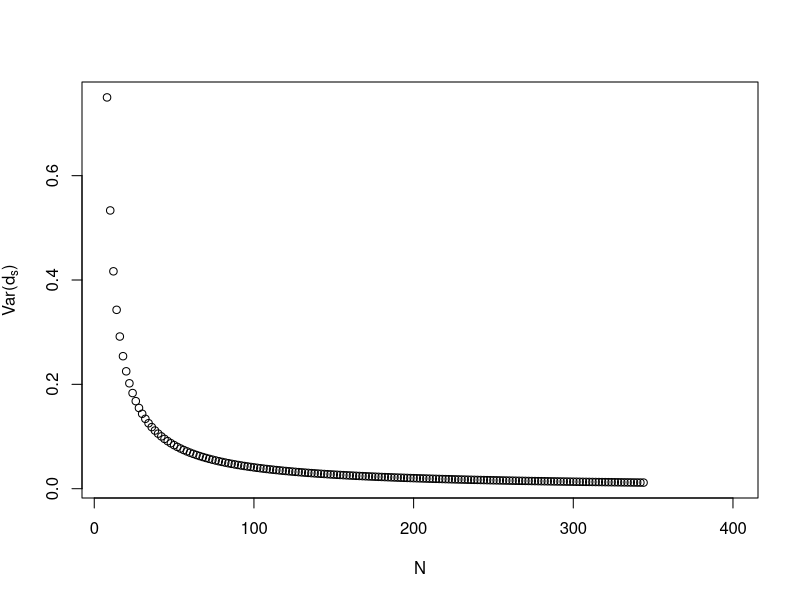
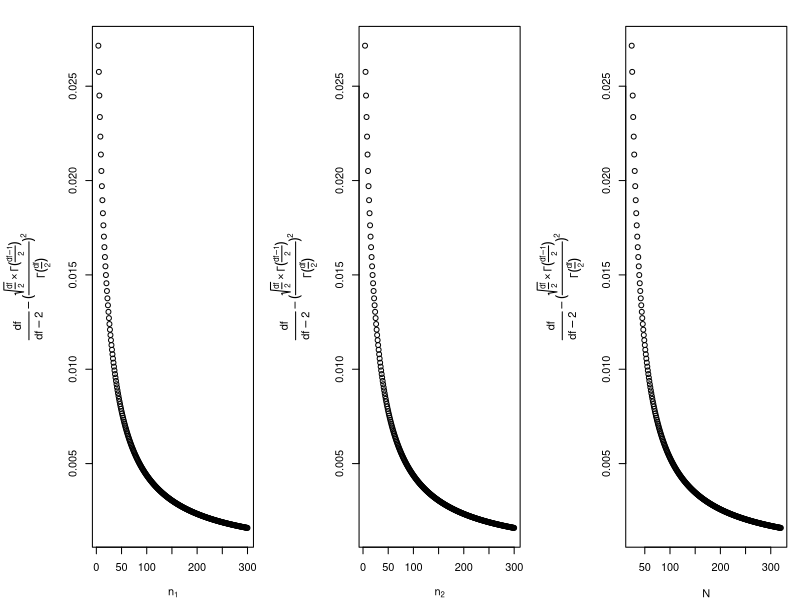
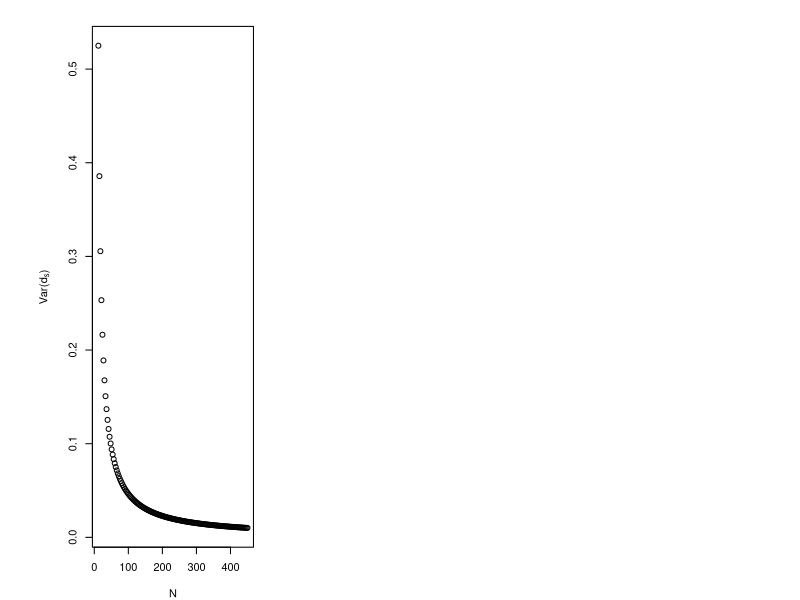
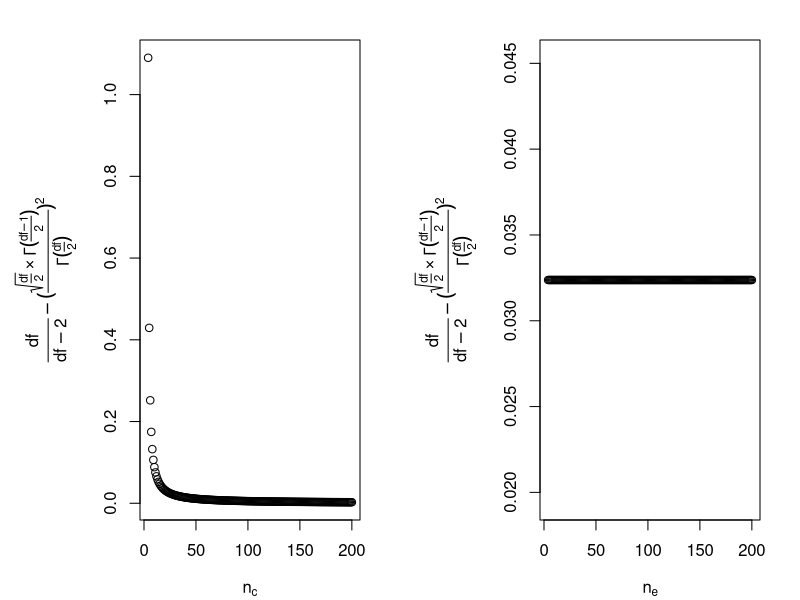
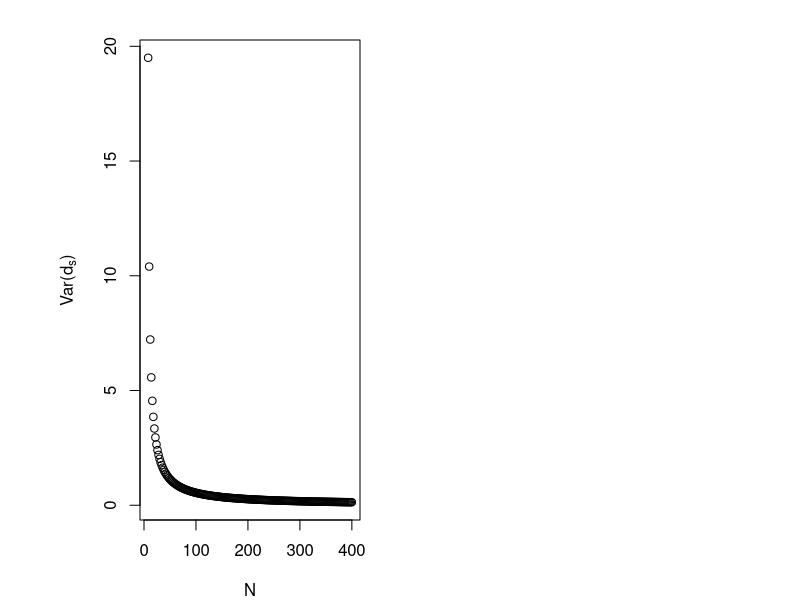
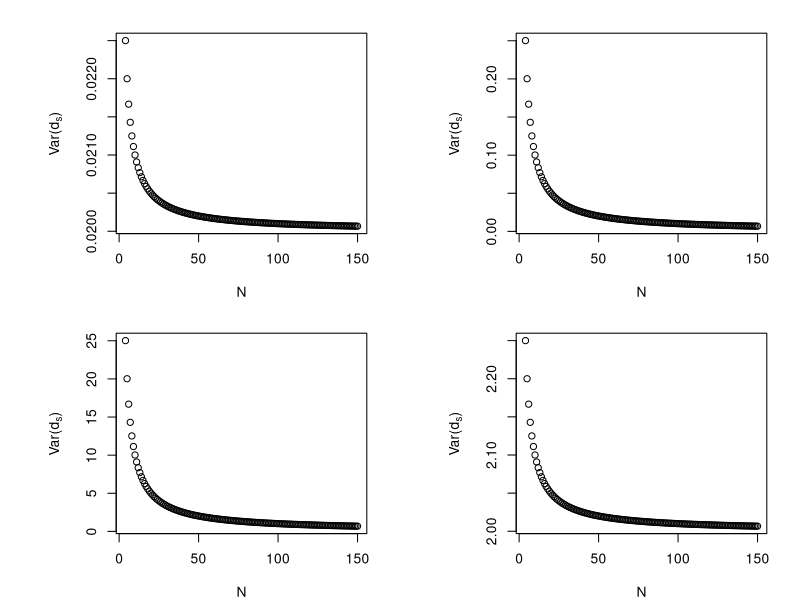
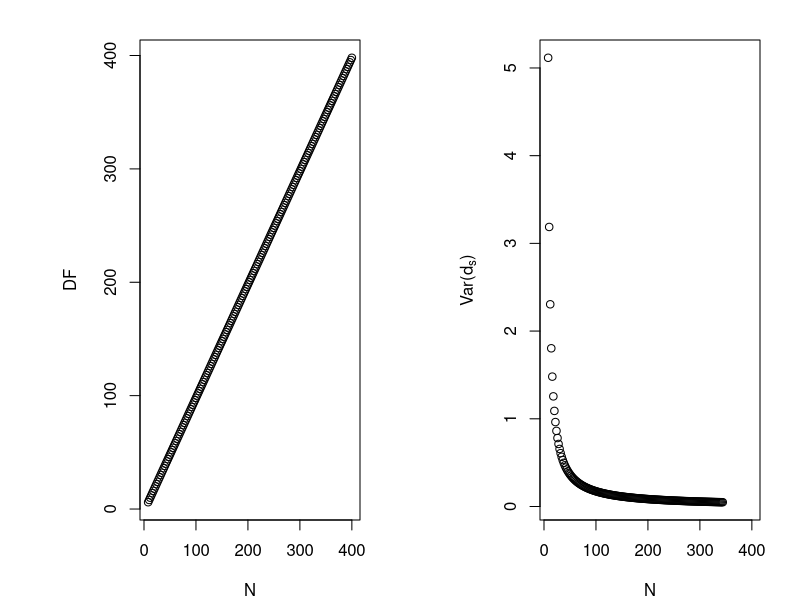
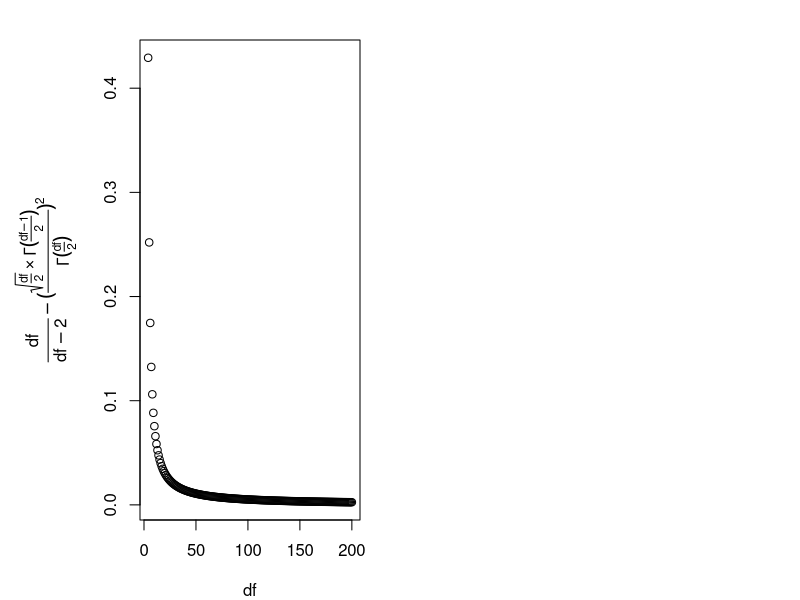

Write the R code that produced these figures, in order.
## ---- chunk 1
Nsize=NULL
VAR=NULL

for (i in 4:200){
  delta_cohen = 0
  n1=i
  n2=i
  N = n1+n2
  df=N-2
  Nsize=c(Nsize,N)
  variance <-(N*df)/(n1*n2*(df-2)) + delta_cohen^2*(df/(df-2)-(sqrt(df/2)*gamma((df-1)/2)/gamma(df/2))^2)
  VAR=c(VAR,variance) 
}

## ---- chunk 2
plot(Nsize,VAR,xlab="N",ylab=expression(paste("Var(",d[s],")")))
## ---- chunk 3
nratio=NULL
VAR1=NULL
VAR2=NULL
VAR=NULL

for (i in 1:199){
  delta_cohen=5
  N <- 200
  n1 <- i
  n2 <- N-n1
  df <- N-2
  
  nratio <- c(nratio,n2/n1)
  variance1 <-(N*df)/(n1*n2*(df-2))
  variance2 <-delta_cohen^2*(df/(df-2)-(sqrt(df/2)*gamma((df-1)/2)/gamma(df/2))^2)
  variance <- (N*df)/(n1*n2*(df-2))+delta_cohen^2*(df/(df-2)-(sqrt(df/2)*gamma((df-1)/2)/gamma(df/2))^2)
  VAR1=c(VAR1,variance1) 
  VAR2=c(VAR2,variance2) 
  VAR = c(VAR,variance)

}

#Remarque: le deuxième terme de l'addition, dans le calcul de la variance, ne dépend pas du tout du nratio.Donc peu importe que delta_cohen = 0 ou autre chose, ça ne modifiera en rien l'impact du nratio.
## ---- chunk 4
N1=NULL
VAR1=NULL

for (i in 4:300){
  n1=i
  n2=20
  N = n1+n2
  df=N-2
  N1 <- c(N1,n1)
  variance <-(df/(df-2)-(sqrt(df/2)*gamma((df-1)/2)/gamma(df/2))^2) 
  VAR1=c(VAR1,variance) 
}

N2=NULL
VAR2=NULL

for (i in 4:300){
  n1=20
  n2=i
  N = n1+n2
  df=N-2
  N2 <- c(N2,n2)
  variance <- (df/(df-2)-(sqrt(df/2)*gamma((df-1)/2)/gamma(df/2))^2) 
  VAR2=c(VAR2,variance) 
}

Ntot=NULL
VAR=NULL

for (i in 4:300){
  n1=20
  n2=i
  N = n1+n2
  df=N-2
  Ntot <- c(Ntot,N)
  variance <- (df/(df-2)-(sqrt(df/2)*gamma((df-1)/2)/gamma(df/2))^2) 
  VAR=c(VAR,variance) 
}

## ---- chunk 5
par(mar=c(4,7,2,1),mfrow=c(1,3))
plot(N1,VAR1,xlab=expression(n[1]),ylab=expression(frac(df, df-2)- (frac(sqrt(frac(df,2)) %*% Gamma(frac(df-1,2)),Gamma(frac(df,2))))^2))
plot(N2,VAR2,xlab=expression(n[2]),ylab=expression(frac(df, df-2)- (frac(sqrt(frac(df,2)) %*% Gamma(frac(df-1,2)),Gamma(frac(df,2))))^2))
plot(Ntot,VAR,xlab="N",ylab=expression(frac(df, df-2)- (frac(sqrt(frac(df,2)) %*% Gamma(frac(df-1,2)),Gamma(frac(df,2))))^2))
## ---- chunk 6
Nsize=NULL
VAR=NULL

for (i in 4:150){
  delta_glass = 0
  sde=2
  sdc=2
  nc=2*i
  ne=i
  N = nc+ne
  df=nc-1
  Nsize <- c(Nsize,N)
  variance <-df/(df-2)*(1/nc+sde^2/(ne*sdc^2)) + delta_glass^2*(df/(df-2)-(sqrt(df/2)*gamma((df-1)/2)/gamma(df/2))^2)
  VAR=c(VAR,variance) 
}
## ---- chunk 7
plot(Nsize,VAR,xlab="N",ylab=expression(paste("Var(",d[s],")")))
## ---- chunk 8
nratio=NULL
VAR=NULL

for (i in 4:299){
  delta_glass=0
  sde=2
  sdc=2

  N <- 300
  nc <- i
  ne <- N-nc
  df <- nc-1

  nratio <- c(nratio,nc/ne)
  variance <-df/(df-2)*(1/nc+sde^2/(ne*sdc^2)) + delta_glass^2*(df/(df-2)-(sqrt(df/2)*gamma((df-1)/2)/gamma(df/2))^2)
  VAR=c(VAR,variance) 
}
## ---- chunk 9
Nc=NULL
VAR1=NULL

for (i in 4:200){
  delta_glass = 0
  sde=2
  sdc=2
  nc=i
  ne=20
  N = nc+ne
  df=nc-1
  Nc <- c(Nc,nc)
  variance <-(df/(df-2)-(sqrt(df/2)*gamma((df-1)/2)/gamma(df/2))^2) #df/(df-2)*(1/nc+sde^2/(ne*sdc^2)) + delta_glass^2*
  VAR1=c(VAR1,variance) 
}

Ne=NULL
VAR2=NULL

for (i in 4:200){
  delta_glass = 0
  sde=2
  sdc=2
  nc=20
  ne=i
  N = nc+ne
  df=nc-1
  Ne <- c(Ne,ne)
  variance <- (df/(df-2)-(sqrt(df/2)*gamma((df-1)/2)/gamma(df/2))^2) #df/(df-2)*(1/nc+sde^2/(ne*sdc^2)) + delta_glass^2*
  VAR2=c(VAR2,variance) 
}
## ---- chunk 10
par(mfrow=c(2,1),mar=c(4,7,2,2),mfrow=c(1,2))
plot(Nc,VAR1,xlab=expression(n[c]),ylab=expression(frac(df, df-2)- (frac(sqrt(frac(df,2)) %*% Gamma(frac(df-1,2)),Gamma(frac(df,2))))^2))
plot(Ne,VAR2,xlab=expression(n[e]),ylab=expression(frac(df, df-2)- (frac(sqrt(frac(df,2)) %*% Gamma(frac(df-1,2)),Gamma(frac(df,2))))^2))

## ---- chunk 11
nratio=NULL
VAR=NULL
delta_glass1=4

for (i in 4:99){
  
  sde=2
  sdc=2

  N <- 100
  nc <- i
  ne <- N-nc
  df <- nc-1

  nratio <- c(nratio,nc/ne)
  variance <-df/(df-2)*(1/nc+sde^2/(ne*sdc^2)) + delta_glass1^2*(df/(df-2)-(sqrt(df/2)*gamma((df-1)/2)/gamma(df/2))^2)
  VAR=c(VAR,variance) 
}

nratio2=NULL
VAR2=NULL
delta_glass2=7

for (i in 4:99){
  
  sde=2
  sdc=2

  N <- 100
  nc <- i
  ne <- N-nc
  df <- nc-1

  nratio2 <- c(nratio2,nc/ne)
  variance <-df/(df-2)*(1/nc+sde^2/(ne*sdc^2)) + delta_glass2^2*(df/(df-2)-(sqrt(df/2)*gamma((df-1)/2)/gamma(df/2))^2)
  VAR2=c(VAR2,variance) 
}

## ---- chunk 12
Nsize=NULL
VAR=NULL

for (i in 4:200){
  delta_glass = 0
  sde=10
  sdc=2
  nc=i
  ne=i
  N = nc+ne
  df=nc-1
  Nsize <- c(Nsize,N)
  variance <-df/(df-2)*(1/nc+sde^2/(ne*sdc^2)) + delta_glass^2*(df/(df-2)-(sqrt(df/2)*gamma((df-1)/2)/gamma(df/2))^2)
  VAR=c(VAR,variance) 
}
## ---- chunk 13
plot(Nsize,VAR,xlab="N",ylab=expression(paste("Var(",d[s],")")))
## ---- chunk 14
SDratio <- NULL
VAR <- NULL

for (i in 1:100){
  
  delta_glass <- 0
  ne=10
  nc=10
  N <- ne+nc
  sde <- 10
  sdc <- i
  df <- nc-1
  
  SDratio <- c(SDratio,sdc/sde)
  variance <-df/(df-2)*(1/nc+sde^2/(ne*sdc^2)) + delta_glass^2*(df/(df-2)-(sqrt(df/2)*gamma((df-1)/2)/gamma(df/2))^2)
  VAR=c(VAR,variance) 
}
## ---- chunk 15

VAR1=NULL
Ne1 = NULL
for (i in 4:150){
  delta_glass = 0
  sde=1
  sdc=10
  nc=50
  ne=i
  Ne1=c(Ne1,ne)
  df=nc-1
  variance <-(1/nc+sde^2/(ne*sdc^2)) + delta_glass^2*(df/(df-2)-(sqrt(df/2)*gamma((df-1)/2)/gamma(df/2))^2) #df/(df-2)
  VAR1=c(VAR1,variance) 
}

#------------------------------

VAR2=NULL
Nc2 = NULL
for (i in 4:150){
  delta_glass = 0
  sde=1
  sdc=10
  nc=i
  ne=50
  Nc2=c(Nc2,nc)
  df=nc-1
  variance <-(1/nc+sde^2/(ne*sdc^2)) + delta_glass^2*(df/(df-2)-(sqrt(df/2)*gamma((df-1)/2)/gamma(df/2))^2) #df/(df-2)
  VAR2=c(VAR2,variance) 
}

#------------------------------

VAR3=NULL
Ne3 = NULL
for (i in 4:150){
  delta_glass = 0
  sde=10
  sdc=1
  nc=50
  ne=i
  Ne3=c(Ne3,ne)
  df=nc-1
  variance <-(1/nc+sde^2/(ne*sdc^2)) + delta_glass^2*(df/(df-2)-(sqrt(df/2)*gamma((df-1)/2)/gamma(df/2))^2) #df/(df-2)
  VAR3=c(VAR3,variance) 
}

#------------------------------

VAR4=NULL
Nc4 = NULL
for (i in 4:150){
  delta_glass = 0
  sde=10
  sdc=1
  nc=i
  ne=50
  Nc4=c(Nc4,nc)
  df=nc-1
  variance <-(1/nc+sde^2/(ne*sdc^2)) + delta_glass^2*(df/(df-2)-(sqrt(df/2)*gamma((df-1)/2)/gamma(df/2))^2) #df/(df-2)
  VAR4=c(VAR4,variance) 
}

## ---- chunk 16
par(mfrow=c(2,2))

plot(Ne1,VAR1,xlab="N",ylab=expression(paste("Var(",d[s],")")))

plot(Nc2,VAR2,xlab="N",ylab=expression(paste("Var(",d[s],")")))

plot(Ne3,VAR3,xlab="N",ylab=expression(paste("Var(",d[s],")")))

plot(Nc4,VAR4,xlab="N",ylab=expression(paste("Var(",d[s],")")))
## ---- chunk 17
SDratio <- NULL
VAR <- NULL

for (i in 1:100){
  
  delta_glass <- 0
  ne=10
  nc=100
  N <- ne+nc
  sde <- 10
  sdc <- i
  df <- nc-1
  
  SDratio <- c(SDratio,sdc/sde)
  variance <-df/(df-2)*(1/nc+sde^2/(ne*sdc^2)) + delta_glass^2*(df/(df-2)-(sqrt(df/2)*gamma((df-1)/2)/gamma(df/2))^2)
  VAR=c(VAR,variance) 
}
## ---- chunk 18
var <- NULL
nratio <- NULL
DF <- NULL

for (i in 10:190){
  delta_cohendprime=0
  N <- 200
  n1 <- i
  n2 <- N-n1
  sd1 <- 3
  sd2 <- 3

  nratio <- c(nratio,n2/n1)
  df <- ((n1-1)*(n2-1)*(sd1^2+sd2^2)^2)/((n2-1)*sd1^4+(n1-1)*sd2^4)
  DF <- c(DF,df)
  variance <- df/(df-2)*((2*(sd1^2/n1+sd2^2/n2))/(sd1^2+sd2^2))+delta_cohendprime^2*(df/(df-2)-(sqrt(df/2)*gamma((df-1)/2)/gamma(df/2))^2)
  var <- c(var,variance)   
}
## ---- chunk 19
Nsize=NULL
var=NULL
DF=NULL

sd1=2
sd2=2

for (i in 4:200){
  delta_cohendprime=5
  n1=i
  n2=i
  N = n1+n2
  Nsize=c(Nsize,N)
  df <- ((n1-1)*(n2-1)*(sd1^2+sd2^2)^2)/((n2-1)*sd1^4+(n1-1)*sd2^4)
  DF <- c(DF,df)
  variance <- df/(df-2)*((2*(sd1^2/n1+sd2^2/n2))/(sd1^2+sd2^2))+delta_cohendprime^2*(df/(df-2)-(sqrt(df/2)*gamma((df-1)/2)/gamma(df/2))^2)
  var <- c(var,variance)   
}
## ---- chunk 20
par(mfrow=c(1,2))
plot(Nsize,DF,xlab="N")
plot(Nsize,var,xlab="N",ylab=expression(paste("Var(",d[s],")")))
## ---- chunk 21
DF=NULL
MODER=NULL

for (i in 4:200){
  df=i
  DF=c(DF,df)
  moder <-(df/(df-2)-(sqrt(df/2)*gamma((df-1)/2)/gamma(df/2))^2)
  MODER=c(MODER,moder) 
}
## ---- chunk 22
par(mar=c(4,7,2,2))
plot(DF,MODER,xlab="df",ylab=expression(frac(df, df-2)- (frac(sqrt(frac(df,2)) %*% Gamma(frac(df-1,2)),Gamma(frac(df,2))))^2))
## ---- chunk 23
var <- NULL
SDratio <- NULL
DF <- NULL

for (i in 1:100){
  
  delta_cohendprime=0
  n1=100
  n2=100
  N <- n1+n2
  sd2 <- 10
  sd1 <- i
  
  SDratio <- c(SDratio,sd2/sd1)
  df <- ((n1-1)*(n2-1)*(sd1^2+sd2^2)^2)/((n2-1)*sd1^4+(n1-1)*sd2^4)
  DF <- c(DF,df)

  variance <- df/(df-2)*((2*(sd1^2/n1+sd2^2/n2))/(sd1^2+sd2^2))+delta_cohendprime^2*(df/(df-2)-(sqrt(df/2)*gamma((df-1)/2)/gamma(df/2))^2)
  var <- c(var,variance)   

}
## ---- chunk 24
Nsize=NULL
var=NULL
DF=NULL

sd1=10
sd2=2

for (i in 4:200){
  n1=i
  n2=i
  N = n1+n2
  Nsize=c(Nsize,N)
  delta_cohendprime=0
  df <- ((n1-1)*(n2-1)*(sd1^2+sd2^2)^2)/((n2-1)*sd1^4+(n1-1)*sd2^4)
  DF <- c(DF,df)
  variance <- df/(df-2)*((2*(sd1^2/n1+sd2^2/n2))/(sd1^2+sd2^2))+delta_cohendprime^2*(df/(df-2)-(sqrt(df/2)*gamma((df-1)/2)/gamma(df/2))^2)
  var <- c(var,variance)   
}
## ---- chunk 25
par(mfrow=c(1,2))
plot(Nsize,DF,xlab="N")
plot(Nsize,var,xlab="N",ylab=expression(paste("Var(",d[s],")")))
## ---- chunk 26
var <- NULL
SD1 <- NULL
DF <- NULL

for (i in 1:100){
  n1=100
  n2=100
  N <- n1+n2
  sdratio = 1/2
  sd1 <- i
  sd2 <- sdratio*i
  delta_cohendprime=0
  SD1 <- c(SD1,sd1)
  df <- ((n1-1)*(n2-1)*(sd1^2+sd2^2)^2)/((n2-1)*sd1^4+(n1-1)*sd2^4)
  DF <- c(DF,df)
  variance <- df/(df-2)*((2*(sd1^2/n1+sd2^2/n2))/(sd1^2+sd2^2))+delta_cohendprime^2*(df/(df-2)-(sqrt(df/2)*gamma((df-1)/2)/gamma(df/2))^2)
  var <- c(var,variance)   
}
## ---- chunk 27
par(mfrow=c(1,2))
plot(SD1,DF,xlab=expression(sigma[1]))
#SDratio[DF==max(DF)]
plot(SD1,var,xlab=expression(sigma[1]),ylab=expression(paste("Var(",d[s],")")))
#SDratio[coeffmult==min(coeffmult)]
## ---- chunk 28
var <- NULL
Nsize <- NULL
DF <- NULL

for (i in 3:200){
  
  n1 <- i
  n2 <- 12*i
  N <- n1+n2
  sd1 <- 1.8
  sd2 <- 1
  Nsize <- c(Nsize,N)
  delta_cohendprime=0

  df <- ((n1-1)*(n2-1)*(sd1^2+sd2^2)^2)/((n2-1)*sd1^4+(n1-1)*sd2^4)
  DF <- c(DF,df)
  variance <- df/(df-2)*((2*(sd1^2/n1+sd2^2/n2))/(sd1^2+sd2^2))+delta_cohendprime^2*(df/(df-2)-(sqrt(df/2)*gamma((df-1)/2)/gamma(df/2))^2)
  var <- c(var,variance)   
}
## ---- chunk 29
par(mfrow=c(1,2))
plot(Nsize,DF,xlab="N")
plot(Nsize,var,xlab="N",ylab=expression(paste("Var(",d[s],")")))
## ---- chunk 30
var2 <- NULL
nratio2 <- NULL
DF2 <- NULL
DF_NUM2 <- NULL
DF_DENOM2 <- NULL

for (i in 10:190){
  
  delta_cohendprime <- 0
  N <- 200
  n1 <- i
  n2 <- N-n1
  sd2 <- 1
  sd1 <- sqrt(50-sd2^2) # so sqrt((sd1^2+sd2^2)/2)=5
  SDratio2=sd2/sd1
  nratio2 <- c(nratio2,n2/n1)
  df_num <- ((n1-1)*(n2-1)*(sd1^2+sd2^2)^2)
  df_denom <- ((n2-1)*sd1^4+(n1-1)*sd2^4)
  DF_NUM2 <- c(DF_NUM2, df_num)
  DF_DENOM2 <- c(DF_DENOM2, df_denom)
  df <- ((n1-1)*(n2-1)*(sd1^2+sd2^2)^2)/((n2-1)*sd1^4+(n1-1)*sd2^4)
  DF2 <- c(DF2,df)
  variance2 <- df/(df-2)*((2*(sd1^2/n1+sd2^2/n2))/(sd1^2+sd2^2))+delta_cohendprime^2*(df/(df-2)-(sqrt(df/2)*gamma((df-1)/2)/gamma(df/2))^2)
  var2 <- c(var2,variance2)   
}

var3 <- NULL
nratio3 <- NULL
DF3 <- NULL
DF_NUM3 <- NULL
DF_DENOM3 <- NULL

for (i in 10:190){

  delta_cohendprime <- 0  
  N <- 200
  n1 <- i
  n2 <- N-n1
  sd2 <- 2
  sd1 <- sqrt(50-sd2^2) # so sqrt((sd1^2+sd2^2)/2)=5
  SDratio3=sd2/sd1
  nratio3 <- c(nratio3,n2/n1)
  df_num <- ((n1-1)*(n2-1)*(sd1^2+sd2^2)^2)
  df_denom <- ((n2-1)*sd1^4+(n1-1)*sd2^4)
  DF_NUM3 <- c(DF_NUM3, df_num)
  DF_DENOM3 <- c(DF_DENOM3, df_denom)
  df <- ((n1-1)*(n2-1)*(sd1^2+sd2^2)^2)/((n2-1)*sd1^4+(n1-1)*sd2^4)
  DF3 <- c(DF3,df)
  variance3 <- df/(df-2)*((2*(sd1^2/n1+sd2^2/n2))/(sd1^2+sd2^2))+delta_cohendprime^2*(df/(df-2)-(sqrt(df/2)*gamma((df-1)/2)/gamma(df/2))^2)
  var3 <- c(var3,variance3)   
}

var4 <- NULL
nratio4 <- NULL
DF4 <- NULL
DF_NUM4 <- NULL
DF_DENOM4 <- NULL

for (i in 10:190){

  delta_cohendprime <- 0  
  N <- 200
  n1 <- i
  n2 <- N-n1
  sd2 <- 4
  sd1 <- sqrt(50-sd2^2) # so sqrt((sd1^2+sd2^2)/2)=5
  SDratio4=sd2/sd1
  nratio4 <- c(nratio4,n2/n1)
  df_num <- ((n1-1)*(n2-1)*(sd1^2+sd2^2)^2)
  df_denom <- ((n2-1)*sd1^4+(n1-1)*sd2^4)
  DF_NUM4 <- c(DF_NUM4, df_num)
  DF_DENOM4 <- c(DF_DENOM4, df_denom)
  df <- ((n1-1)*(n2-1)*(sd1^2+sd2^2)^2)/((n2-1)*sd1^4+(n1-1)*sd2^4)
  DF4 <- c(DF4,df)
  variance4 <- df/(df-2)*((2*(sd1^2/n1+sd2^2/n2))/(sd1^2+sd2^2))+delta_cohendprime^2*(df/(df-2)-(sqrt(df/2)*gamma((df-1)/2)/gamma(df/2))^2)
  var4 <- c(var4,variance4)   
}
## ---- chunk 31
var <- NULL
SD <- NULL
DF <- NULL

for (i in 2:200){
  
  n1 <- 23
  n2 <- 75
  N <- n1+n2
  sd1 <- i
  sd2 <- 8*i
  delta_cohendprime=0
    
  SD <- c(SD,sqrt((sd1^2+sd2^2)/2))
  df <- ((n1-1)*(n2-1)*(sd1^2+sd2^2)^2)/((n2-1)*sd1^4+(n1-1)*sd2^4)
  DF <- c(DF,df)
  variance <- df/(df-2)*((2*(sd1^2/n1+sd2^2/n2))/(sd1^2+sd2^2))+delta_cohendprime^2*(df/(df-2)-(sqrt(df/2)*gamma((df-1)/2)/gamma(df/2))^2)
  var <- c(var,variance)   
  }

## ---- chunk 32
par(mfrow=c(1,2))
plot(SD,DF,xlab=expression(sigma))
abline(v=0)
plot(SD,var,xlab=expression(sigma),ylab=expression(paste("Var(",d[s],")")))
abline(v=0)
## ---- chunk 33
var <- NULL
nratio <- NULL
DF <- NULL

for (i in 10:190){
  delta_shieh=0
  N <- 200
  n1 <- i 
  n2 <- N-n1
  sd1 <- 2
  sd2 <- 2
  nratio <- c(nratio,n2/n1)
  df <- (sd1^2/n1+sd2^2/n2)^2/((sd1^2/n1)^2/(n1-1)+(sd2^2/n2)^2/(n2-1))
  DF <- c(DF,df)
  variance <- df/((df-2)*N)+delta_shieh^2*(df/(df-2)-(sqrt(df/2)*gamma((df-1)/2)/gamma(df/2))^2)
  var <- c(var,variance)   
}
## ---- chunk 34
Nsize=NULL
var=NULL
DF=NULL

sd1=2
sd2=2

for (i in 4:200){
  delta_shieh=0
  n1=i
  n2=i
  N = n1+n2
  Nsize=c(Nsize,N)
  df <- (sd1^2/n1+sd2^2/n2)^2/((sd1^2/n1)^2/(n1-1)+(sd2^2/n2)^2/(n2-1))
  DF <- c(DF,df)
  variance <- df/((df-2)*N)+delta_shieh^2*(df/(df-2)-(sqrt(df/2)*gamma((df-1)/2)/gamma(df/2))^2)
  var <- c(var,variance)   
}
## ---- chunk 35
Nsize=NULL
var=NULL
DF=NULL

sd1=2
sd2=2

for (i in 50:100){
  delta_shieh=0
  n1=20
  n2=i
  N = n1+n2
  Nsize=c(Nsize,N)
  df <- (sd1^2/n1+sd2^2/n2)^2/((sd1^2/n1)^2/(n1-1)+(sd2^2/n2)^2/(n2-1))
  DF <- c(DF,df)
  variance <- df/((df-2)*N)+delta_shieh^2*(df/(df-2)-(sqrt(df/2)*gamma((df-1)/2)/gamma(df/2))^2)
  var <- c(var,variance)   
}

Nsize2=NULL
var2=NULL
DF2=NULL

sd1=2
sd2=2

for (i in 50:100){
  delta_shieh=12
  n1=i
  n2=20
  N = n1+n2
  Nsize2=c(Nsize2,N)
  df <- (sd1^2/n1+sd2^2/n2)^2/((sd1^2/n1)^2/(n1-1)+(sd2^2/n2)^2/(n2-1))
  DF2 <- c(DF2,df)
  variance <- df/((df-2)*N)+delta_shieh^2*(df/(df-2)-(sqrt(df/2)*gamma((df-1)/2)/gamma(df/2))^2)
  var2 <- c(var2,variance)   
}

## ---- chunk 36
par(mfrow=c(2,2))
plot(Nsize,DF,xlab="N")
plot(Nsize,var,ylab=expression(paste("Var(",d[s],")")),xlab="N")

plot(Nsize2,DF2,xlab="N",ylab="DF")
plot(Nsize2,var2,ylab=expression(paste("Var(",d[s],")")),xlab="N")

## ---- chunk 37
var <- NULL
SDratio <- NULL
DF <- NULL

for (i in 1:100){
  
  n1=100
  n2=100
  N <- n1+n2
  sd2 <- 10
  delta_shieh=0
  sd1 <- i
  
  SDratio <- c(SDratio,sd2/sd1)
  df <- (sd1^2/n1+sd2^2/n2)^2/((sd1^2/n1)^2/(n1-1)+(sd2^2/n2)^2/(n2-1))
  DF <- c(DF,df)
  variance <- df/((df-2)*N)+delta_shieh^2*(df/(df-2)-(sqrt(df/2)*gamma((df-1)/2)/gamma(df/2))^2)
  var <- c(var,variance)   
}
## ---- chunk 38
Nsize=NULL
var=NULL
DF=NULL

sd1=12
sd2=1.4786

for (i in 4:200){
  n1=i
  n2=i
  delta_shieh=0
  N = n1+n2
  Nsize=c(Nsize,N)
  df = (sd1^2/n1+sd2^2/n2)^2/((sd1^2/n1)^2/(n1-1)+(sd2^2/n2)^2/(n2-1)) 
  DF = c(DF,df)
  variance <- df/((df-2)*N)+delta_shieh^2*(df/(df-2)-(sqrt(df/2)*gamma((df-1)/2)/gamma(df/2))^2)
  var <- c(var,variance)   
}
## ---- chunk 39
par(mfrow=c(1,2))
plot(Nsize,DF,xlab="N")
plot(Nsize,var,ylab=expression(paste("Var(",d[s],")")),xlab="N")
## ---- chunk 40
var <- NULL
SD1 <- NULL
DF <- NULL

for (i in 1:200){
  n1=100
  n2=100
  delta_shieh=0
  N <- n1+n2
  sdratio = 3
  sd1 <- i
  sd2 <- sdratio*i

  SD1 <- c(SD1,sd1)
  df <- (sd1^2/n1+sd2^2/n2)^2/((sd1^2/n1)^2/(n1-1)+(sd2^2/n2)^2/(n2-1))
  DF <- c(DF,df)
  variance <- df/((df-2)*N)+delta_shieh^2*(df/(df-2)-(sqrt(df/2)*gamma((df-1)/2)/gamma(df/2))^2)
  var <- c(var,variance)   
}
## ---- chunk 41
par(mfrow=c(1,2))
plot(SD1,DF,xlab=expression(sigma[1]))
#SDratio[DF==max(DF)]
plot(SD1,var,ylab=expression(paste("Var(",d[s],")")),xlab=expression(sigma[1]))
#SDratio[coeffmult==min(coeffmult)]
## ---- chunk 42
var <- NULL
Nsize <- NULL
DF <- NULL

for (i in 4:200){
  
  delta_shieh=5
  n1 <- 12*i
  n2 <- i
  N <- n1+n2
  sd1 <- 1.8
  sd2 <- 1
  
  df <- (sd1^2/n1+sd2^2/n2)^2/((sd1^2/n1)^2/(n1-1)+(sd2^2/n2)^2/(n2-1))
  DF <- c(DF,df)
  Nsize <- c(Nsize,N)
  variance <- df/((df-2)*N)+delta_shieh^2*(df/(df-2)-(sqrt(df/2)*gamma((df-1)/2)/gamma(df/2))^2)
  var <- c(var,variance)   
}

## ---- chunk 43
Nsize=NULL
var=NULL
DF=NULL

  sd1 <- 1.8
  sd2 <- 1

for (i in 4:200){
  n1=i
  n2=20
  delta_shieh=5
  N = n1+n2
  Nsize=c(Nsize,N)
  df = (sd1^2/n1+sd2^2/n2)^2/((sd1^2/n1)^2/(n1-1)+(sd2^2/n2)^2/(n2-1))
  DF = c(DF,df)
  variance <- df/((df-2)*N)+delta_shieh^2*(df/(df-2)-(sqrt(df/2)*gamma((df-1)/2)/gamma(df/2))^2)
  var <- c(var,variance)   
}

Nsize2=NULL
var2=NULL
DF2=NULL

  sd1 <- 1.8
  sd2 <- 1

for (i in 4:200){
  n1=20
  n2=i
  delta_shieh=5
  N = n1+n2
  Nsize2=c(Nsize2,N)
  df = (sd1^2/n1+sd2^2/n2)^2/((sd1^2/n1)^2/(n1-1)+(sd2^2/n2)^2/(n2-1))
  DF2 = c(DF2,df)
  variance <- df/((df-2)*N)+delta_shieh^2*(df/(df-2)-(sqrt(df/2)*gamma((df-1)/2)/gamma(df/2))^2)
  var2 <- c(var2,variance)   
}

Nsize3=NULL
var3=NULL
DF3=NULL

  sd1 <- 1
  sd2 <- 1.8

for (i in 4:200){
  n1=i
  n2=20
  N = n1+n2
  delta_shieh=5
  Nsize3=c(Nsize3,N)
  df = (sd1^2/n1+sd2^2/n2)^2/((sd1^2/n1)^2/(n1-1)+(sd2^2/n2)^2/(n2-1))
  DF3 = c(DF3,df)
  variance <- df/((df-2)*N)+delta_shieh^2*(df/(df-2)-(sqrt(df/2)*gamma((df-1)/2)/gamma(df/2))^2)
  var3 <- c(var3,variance)   
}

Nsize4=NULL
var4=NULL
DF4=NULL

  sd1 <- 1
  sd2 <- 1.8

for (i in 4:200){
  n1=20
  n2=i
  delta_shieh=5
  N = n1+n2
  Nsize4=c(Nsize4,N)
  df = (sd1^2/n1+sd2^2/n2)^2/((sd1^2/n1)^2/(n1-1)+(sd2^2/n2)^2/(n2-1))
  DF4 = c(DF4,df)
  variance <- df/((df-2)*N)+delta_shieh^2*(df/(df-2)-(sqrt(df/2)*gamma((df-1)/2)/gamma(df/2))^2)
  var4 <- c(var4,variance)   
}
  
## ---- chunk 44
par(mfrow=c(2,2))
#plot(Nsize,DF,xlab="N")
plot(Nsize,var,ylab=expression(paste("Var(",d[s],")")),xlab="N")

#plot(Nsize2,DF2,xlab="N")
plot(Nsize2,var2,ylab=expression(paste("Var(",d[s],")")),xlab="N")

#plot(Nsize3,DF3,xlab="N")
plot(Nsize3,var3,ylab=expression(paste("Var(",d[s],")")),xlab="N")

#plot(Nsize4,DF4,xlab="N")
plot(Nsize4,var4,ylab=expression(paste("Var(",d[s],")")),xlab="N")

## ---- chunk 45
var2 <- NULL
nratio2 <- NULL
DF2 <- NULL
DF_NUM2 <- NULL
DF_DENOM2 <- NULL

for (i in 10:190){
  
  N <- 200
  delta_shieh=5
  n1 <- i
  n2 <- N-n1
  sd2 <- 1
  sd1 <- sqrt(50-sd2^2) # so sqrt((sd1^2+sd2^2)/2)=5
  SDratio2=sd2/sd1
  nratio2 <- c(nratio2,n2/n1)
  df_num <- (sd1^2/n1+sd2^2/n2)^2
  df_denom <- ((sd1^2/n1)^2/(n1-1)+(sd2^2/n2)^2/(n2-1))
  df <- (sd1^2/n1+sd2^2/n2)^2/((sd1^2/n1)^2/(n1-1)+(sd2^2/n2)^2/(n2-1))
  DF2 <- c(DF2,df)
  DF_NUM2 <- c(DF_NUM2, df_num)
  DF_DENOM2 <- c(DF_DENOM2, df_denom)

  variance <- df/((df-2)*N)+delta_shieh^2*(df/(df-2)-(sqrt(df/2)*gamma((df-1)/2)/gamma(df/2))^2)
  var2 <- c(var2,variance)   
}

var3 <- NULL
nratio3 <- NULL
DF3 <- NULL
DF_NUM3 <- NULL
DF_DENOM3 <- NULL

for (i in 10:190){
  
  N <- 200
  delta_shieh=5
  n1 <- i
  n2 <- N-n1
  sd2 <- 2
  sd1 <- sqrt(50-sd2^2) # so sqrt((sd1^2+sd2^2)/2)=5
  SDratio3=sd2/sd1
  nratio3 <- c(nratio3,n2/n1)
  df_num <- (sd1^2/n1+sd2^2/n2)^2
  df_denom <- ((sd1^2/n1)^2/(n1-1)+(sd2^2/n2)^2/(n2-1))
  df <- (sd1^2/n1+sd2^2/n2)^2/((sd1^2/n1)^2/(n1-1)+(sd2^2/n2)^2/(n2-1))
  DF_NUM3 <- c(DF_NUM3, df_num)
  DF_DENOM3 <- c(DF_DENOM3, df_denom)
  DF3 <- c(DF3,df)
  variance <- df/((df-2)*N)+delta_shieh^2*(df/(df-2)-(sqrt(df/2)*gamma((df-1)/2)/gamma(df/2))^2)
  var3 <- c(var3,variance)   
}

var4 <- NULL
nratio4 <- NULL
DF4 <- NULL
DF_NUM4 <- NULL
DF_DENOM4 <- NULL

for (i in 10:190){
  
  N <- 200
  delta_shieh=5
  n1 <- i
  n2 <- N-n1
  sd2 <- 4
  sd1 <- sqrt(50-sd2^2) # so sqrt((sd1^2+sd2^2)/2)=5
  SDratio4=sd2/sd1
  nratio4 <- c(nratio4,n2/n1)
  df_num <- (sd1^2/n1+sd2^2/n2)^2
  df_denom <- ((sd1^2/n1)^2/(n1-1)+(sd2^2/n2)^2/(n2-1))
  df <- (sd1^2/n1+sd2^2/n2)^2/((sd1^2/n1)^2/(n1-1)+(sd2^2/n2)^2/(n2-1))
  DF_NUM4 <- c(DF_NUM4, df_num)
  DF_DENOM4 <- c(DF_DENOM4, df_denom)
  df <- ((n1-1)*(n2-1)*(sd1^2+sd2^2)^2)/((n2-1)*sd1^4+(n1-1)*sd2^4)
  DF4 <- c(DF4,df)
  variance <- df/((df-2)*N)+delta_shieh^2*(df/(df-2)-(sqrt(df/2)*gamma((df-1)/2)/gamma(df/2))^2)
  var4 <- c(var4,variance)   
}
## ---- chunk 46
var <- NULL
SD1 <- NULL
SD2 <- NULL
DF <- NULL

for (i in 2:200){
  
  n1 <- 60
  n2 <- 12
  delta_shieh=5
  N <- n1+n2
  sd1 <- i
  sd2 <- 8*i
  
  SD1 <- c(SD1,sd1)
  SD2 <- c(SD2,sd2)
  variance <- df/((df-2)*N)+delta_shieh^2*(df/(df-2)-(sqrt(df/2)*gamma((df-1)/2)/gamma(df/2))^2)
  var <- c(var,variance)   
}

## ---- chunk 47
par(mfrow=c(1,2))
plot(SD1,round(var,6),ylab=expression(paste("Var(",d[s],")")),xlab=expression(sigma[1]))
plot(SD2,round(var,6),ylab=expression(paste("Var(",d[s],")")),xlab=expression(sigma[2]))

